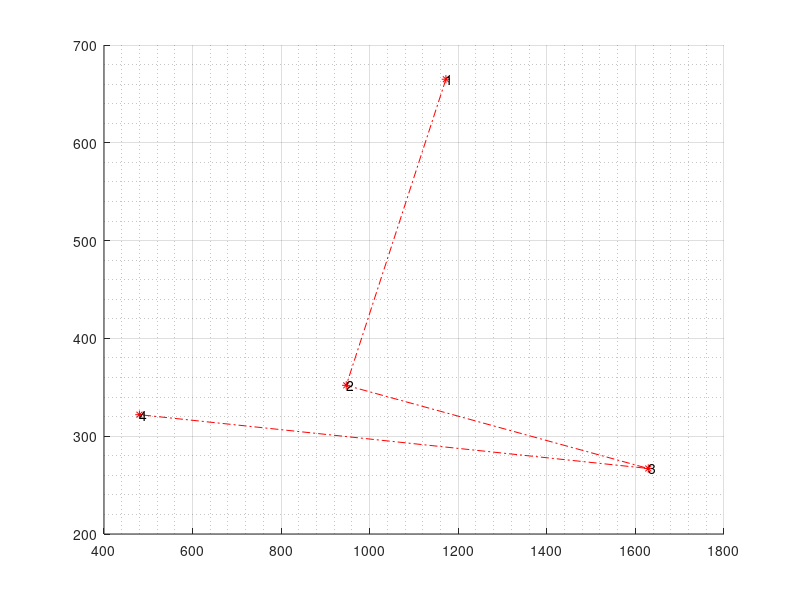

The MATLAB script that drew this image:
function ssimp ()
% % % % % % % % % % % % % % % % % % % % % % % % % % % % % % % % % % % % % % 
% Coded by: Fernando Gonzalez-Herrera   - CIMAT Zacatecas
%           Carlos Lara-Alvarez         - CIMAT Zacatecas
% % % % % % % % % % % % % % % % % % % % % % % % % % % % % % % % % % % % % %
clc;
close all;
% % % % % % % % % % % % % % % % % % % % % % % % % % % % % % % % % % % % % % 
% Parameters for Frechet and scanpath comparison algorith
maxFrechet=(3*30)*sqrt(2);
maxA=maxFrechet;
dista=maxFrechet;
dista2=maxFrechet;
qgamas=2;
pung=4;
% % % % % % % % % % % % % % % % % % % % % % % % % % % % % % % % % % % % % % 
% Random Walk Parameters
% ex, ey = Boundaries
% n = number of points to generate
% npoints = number of scanpath points to evaluate as pattern
    Sal=RandomWalk(50,50,pung);
    qx =Sal(1,:)
    qy =Sal(2,:)
    qpx=Sal(3,:)
    qpy=Sal(4,:)
    hold on;
    grid on
    grid minor
    plot(qx,qy,'.-.r')
    plot(qx,qy,'*r')
    for ii = 1:length(qx)
        text(qx(ii),qy(ii),num2str(ii),'Color','k')
    end
    TWO_Esimp(qx, qy, maxFrechet)
end

function [Sal] = RandomWalk (ex, ey, n)
% % % % % 1920x1080 Screen Resolution
% % % % % First random point within a square on the middle on the screen
% % % % % emulation atention to test
    xmin=0+ex;      xmax=1920-ex;       %ex px offset from top to bottom
    ymin=0+ey;      ymax=1080-ey;       %ey px offset from left to right
    m=n;                                %Number of points to generate
% % Random Coordinates n=m
    x1=round(xmin+rand(1,n)*(xmax-xmin));
    y1=round(ymin+rand(1,m)*(ymax-ymin));
% % Add gaussian noise to each coordenate
    x2=round((randn(1,n)*30)+x1);
    y2=round((randn(1,m)*30)+y1);
% % Add random outlier
    err=abs(rand(1));
    if (err>0.999)
       pla=randi(n,1,1);
       x2(1,pla)=round(xmin+rand(1,1)*(xmax-xmin));       
       y2(1,pla)=round(ymin+rand(1,1)*(ymax-ymin));
    end
% To a Sal vector
    Sal(1,:)=real(x1);
    Sal(2,:)=real(y1);
    Sal(3,:)=real(x2);
    Sal(4,:)=real(y2);
end

function [simp] = TWO_Esimp (scx, scy, maxFrechet)
    if size(scx,2)==size(scy,2)
        i0=2; i1=size(scx,2);
        for i=i0:i1
            fprintf('###############   Run %i      ############### \n',i);
            pi1=[scx(1);scy(1);1];
            pf1=[scx(i);scy(i);1];
            fprintf('###############   Recta entre (%i, %i)  a (%i, %i)\n',scx(1),scy(1),scx(i),scy(i));
            l1=cross(pi1,pf1);
            ll1=l1(1:2,1);
            k1=1/sqrt(dot(ll1,ll1));
            eq1=k1*l1;
            for i=1:i1-i0
                fprintf('###############   Puntos %i',1);
                l2dots(i)=dot(eq1,[scx(i);scy(i);1]);
            end
            l2dots=abs(l2dots)
            l2dot=l2dots;
            l2dot=l2dot(l2dot>0);
            l2dot=l2dot(l2dot<=maxFrechet)
            for i=1:size(l2dots,2)
                for j=1:size(l2dot,2)
                    find(l2dots(i)==l2dot(j))
                end
            end
        end
    end
end

% function [PoI] = poiR2(vx1,vy1,i0,i1,maxleng)
% % vx1       = X coordenate Vector
% % vy1       = Y coordenate Vector
% % i0        = Starting point
% % i1        = Ending point
% % maxleng   = Max distance
% 
% if i1-i0<=1
%     PoI=0;
%     return;
% end
% i=1;j=1; u=1;
% pi1=[vx1(i0);vy1(i0);1];
% pf1=[vx1(i1);vy1(i1);1];
% l1=cross(pi1,pf1);
% ll1=l1(1:2,1);
% k1=1/sqrt(dot(ll1,ll1));
% eq1=k1*l1;                      %Line A - Thru first and last point
% l2dots=zeros(i1-i0+1,1);
% for i=i0:1:i1
%     l2dots(i-i0+1)=dot(eq1,[vx1(i);vy1(i);1]);
% end
% l2dots=abs(l2dots);
% [mL,iL]=max(l2dots);            %Furthest point from line A
% % a=[vx1(iL)-vx1(i0);vy1(iL)-vy1(i0);0];
% % b=[vx1(i1)-vx1(i0);vy1(i1)-vy1(i0);0];
% iLL=iL+i0-1;
% A=[vx1(iLL)-vx1(i0),vy1(iLL)-vy1(i0);
%     vx1(i1)-vx1(i0),vy1(i1)-vy1(i0)];
% areap=abs(0.5*det(A));
% if (areap>maxleng)    
%     PoI=iL+i0-1;
% else
%     PoI=0;
% end
% end
% % % % % % % % % % % % % % % % % % % % % % % % % % % % % % % % % % % % % % 
%     for i=1:size(v0,2)
%             if i==size(v0,2)
%                 f = find(w>v0(i),1);
%             else
%                 f = find(w>v0(i)&w<=v1(i),1);
%             end
%     end